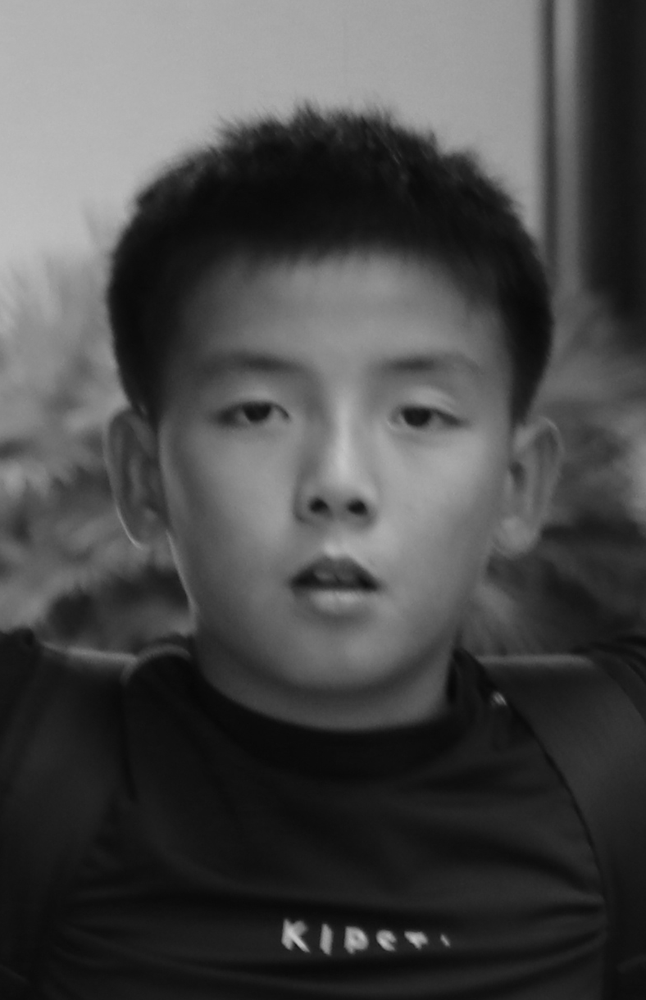
%> input picture HW3/data/bobby_blur.bmp, 646 x 1000 px, shrunk from 788 x 1220 before the run
$ octave ex316_unsharpMask2.m   (GNU Octave 9; MATLAB toolbox functions it lacks are replaced by stand-ins)
%> lines starting %> are read from the running program, lines starting %| are printed output that depends on the picture
close all, clear all
I = imread('..\data\bobby_blur.bmp');
%> I is the input picture: size 1000x646 uint8; min 6, max 195, mean 73.8
% I = imread('..\data\Fig0340(a)(dipxe_text).tif');
I = im2double(I);
%> I: size 1000x646 double

h = fspecial('gaussian',5,3);
I_blur = imfilter(I,h);
I_mask = I-I_blur;
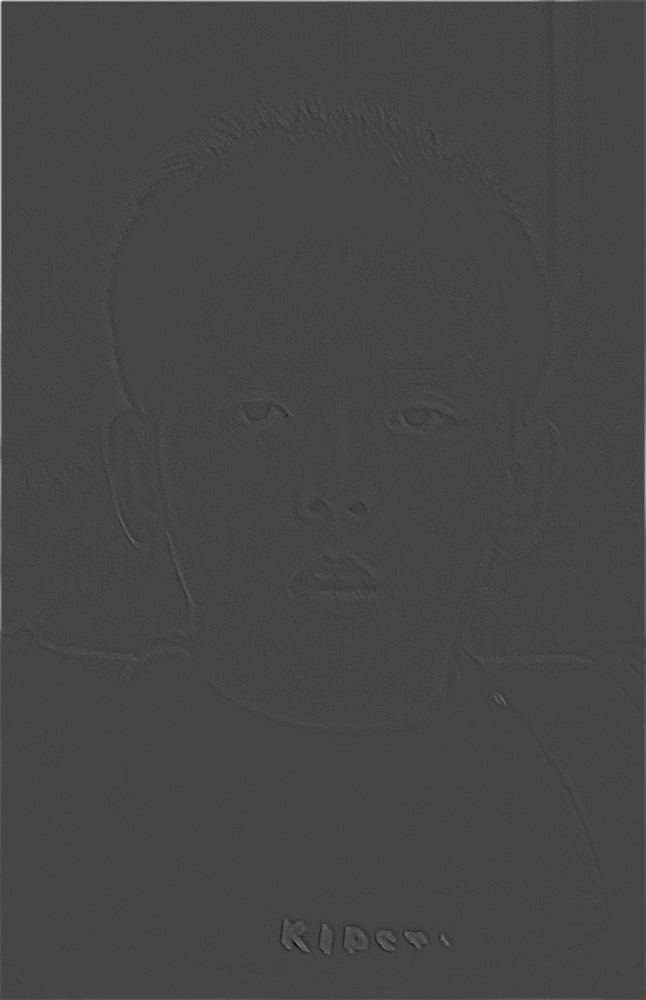
%> I_mask: size 1000x646 double; min -0.165, max 0.438, mean 0.000871; drawn with min black and max white
J1 = I+1*I_mask;
J2 = I+5*I_mask;
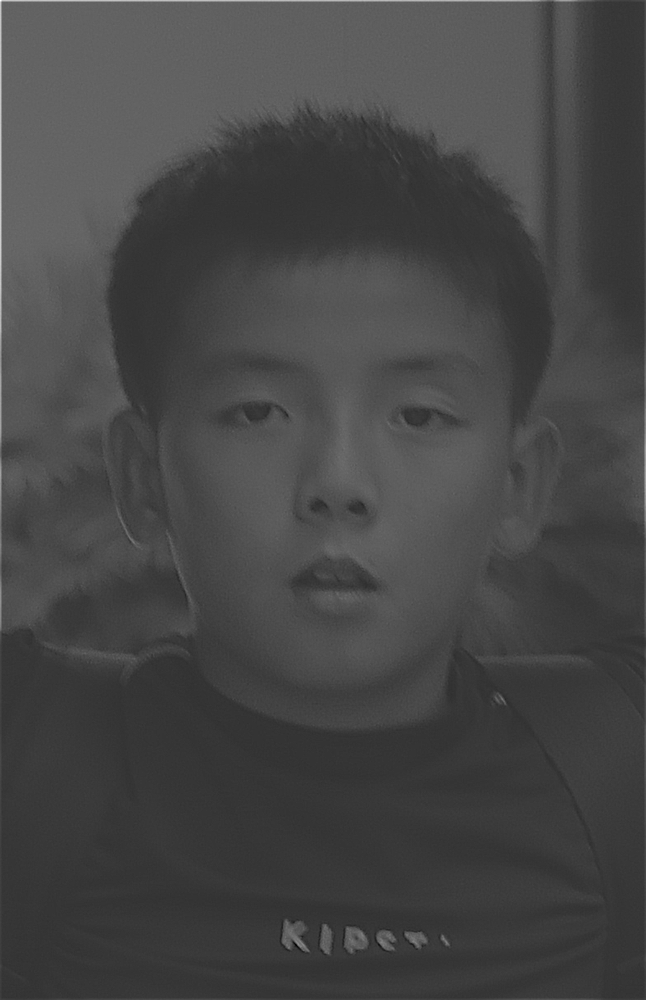
%> J2: size 1000x646 double; min -0.696, max 2.89, mean 0.294; drawn with min black and max white

figure(1),imshow(I);ax(1)=gca;
figure(2),imshow(I_blur,[]);ax(2)=gca;
figure(3),imshow(I_mask,[]);ax(3)=gca;
figure(4),imshow(J1);ax(4)=gca;
figure(5),imshow(J2);ax(5)=gca;
%> after `imshow(J2)`:
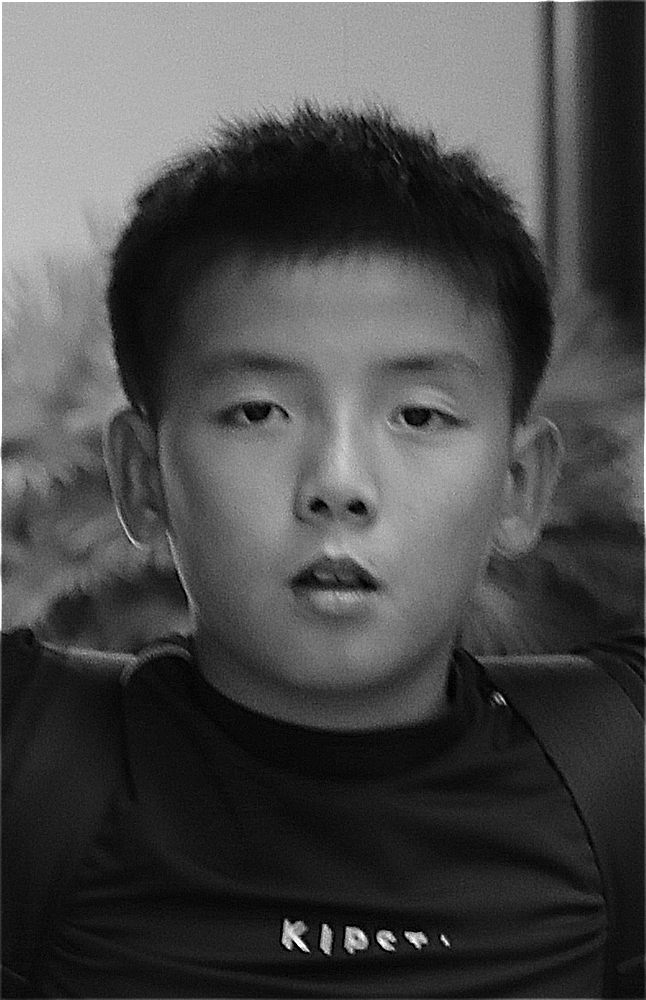
%> displayed picture: size 1000x646, on the screen's scale of 0 to 255; min 0, max 255, mean 74.4
linkaxes(ax)

% [16 lines of commented-out code are left out]
